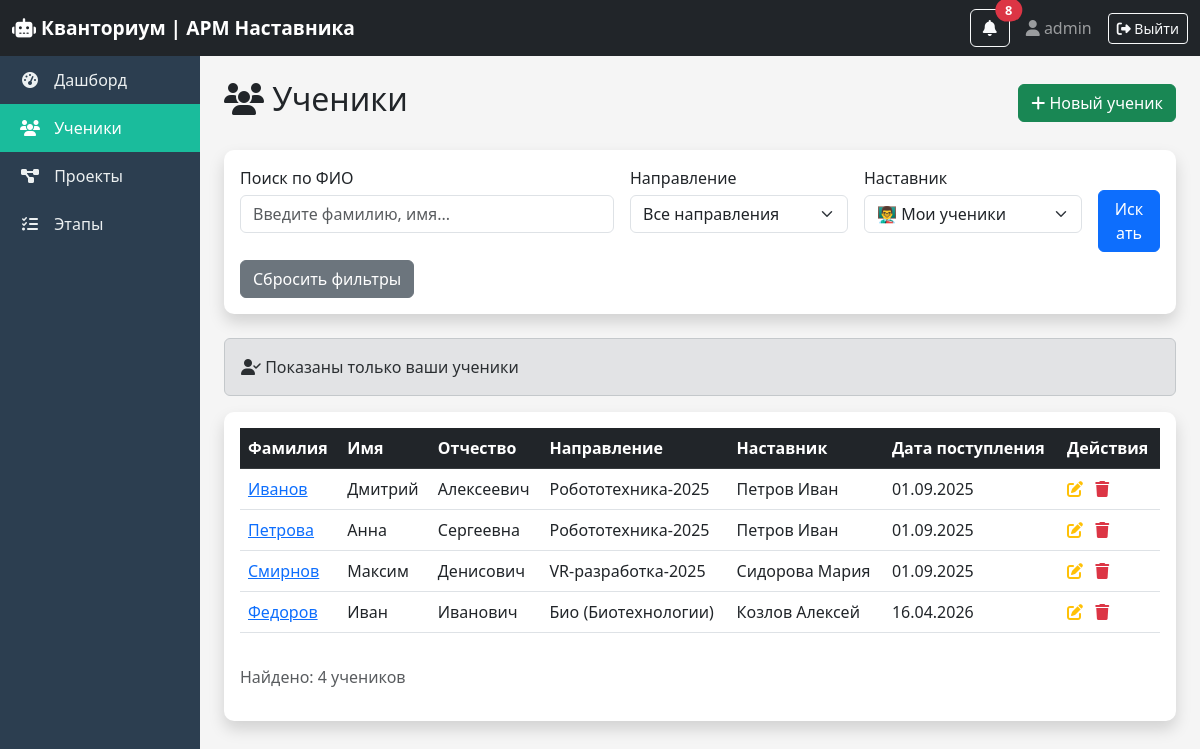
The app's page /students/ (signed in) with its own data.
### core/models.py (models this page shows, shortened)
class Student(models.Model):
    last_name = models.CharField(max_length=50, verbose_name="Фамилия")
    first_name = models.CharField(max_length=50, verbose_name="Имя")
    middle_name = models.CharField(max_length=50, blank=True, verbose_name="Отчество")
    group_name = models.CharField(max_length=50, verbose_name="Направление")  # группа
    mentor = models.ForeignKey(Mentor, on_delete=models.SET_NULL, null=True, verbose_name="Наставник")
    enrollment_date = models.DateField(verbose_name="Дата поступления")
    class Meta:
        verbose_name = "Обучающийся"
        verbose_name_plural = "Обучающиеся"

class Mentor(models.Model):
    user = models.OneToOneField(User, on_delete=models.CASCADE, verbose_name="Пользователь")
    department = models.CharField(max_length=100, verbose_name="Квантум")  # факультет
    phone = models.CharField(max_length=20, blank=True, verbose_name="Телефон")
    class Meta:
        verbose_name = "Наставник"
        verbose_name_plural = "Наставники"

### core/views.py (the view)
# urls.py: path('students/', views.student_list, name='student_list'),
@login_required
def student_list(request):
    students = Student.objects.all()
    current_mentor = get_user_mentor(request)
    is_superuser = request.user.is_superuser
    is_methodist = request.user.groups.filter(name='Методист').exists()
    can_edit = user_can_edit(request)
    mentor_filter = request.GET.get('mentor_filter', '')
    if is_methodist or mentor_filter == 'all':
        students = Student.objects.all()
    elif mentor_filter and mentor_filter != 'my':
        try:
            students = students.filter(mentor_id=int(mentor_filter))
        except:
            pass
    else:
        if not is_superuser and current_mentor:
            students = students.filter(mentor=current_mentor)
    search_query = request.GET.get('search', '')
    if search_query:
        students = students.filter(
            Q(last_name__icontains=search_query) |
            Q(first_name__icontains=search_query) |
            Q(middle_name__icontains=search_query)
        )
    group_filter = request.GET.get('group', '')
    if group_filter:
        students = students.filter(group_name=group_filter)
    groups = Student.objects.values_list('group_name', flat=True).distinct()
    mentors = Mentor.objects.all()
    context = {
        'students': students,
        'search_query': search_query,
        'group_filter': group_filter,
        'groups': groups,
        'mentors': mentors,
        'mentor_filter': mentor_filter,
        'current_mentor_id': current_mentor.id if current_mentor else None,
        'is_superuser': is_superuser,
        'can_edit': can_edit,
        'is_methodist': is_methodist,
    }
    return render(request, 'core/student_list.html', context)

### core/views.py (called while the page is built)
def get_user_mentor(request):
    if not request.user.is_authenticated:
        return None
    try:
        return request.user.mentor
    except:
        return None

def user_can_edit(request):
    if request.user.is_superuser:
        return True
    if request.user.username == 'metodist':
        return False
    return True

### core/templates/core/student_list.html (shortened to what this page needs)
{% extends 'core/base.html' %}
{% block content %}
<div class="d-flex justify-content-between align-items-center mb-4">
    <h2><i class="fas fa-users"></i> Ученики</h2>
    {% if user.is_superuser or user.username != 'metodist' %}
    <a href="{% url 'student_create' %}" class="btn btn-success">
        <i class="fas fa-plus"></i> Новый ученик
    </a>
    {% endif %}
</div>
<div class="card shadow mb-4">
    <div class="card-body">
        <form method="get" class="row g-3">
            <div class="col-md-5">
                <label for="search" class="form-label">Поиск по ФИО</label>
                <input type="text" name="search" id="search" class="form-control"
                       placeholder="Введите фамилию, имя..." value="{{ search_query }}">
            </div>
            <div class="col-md-3">
                <label for="group" class="form-label">Направление</label>
                <select name="group" id="group" class="form-select">
                    <option value="">Все направления</option>
                </select>
            </div>
            <div class="col-md-3">
                <label for="mentor_filter" class="form-label">Наставник</label>
                <select name="mentor_filter" id="mentor_filter" class="form-select">
                    <option value="my" {% if mentor_filter == 'my' or mentor_filter == '' %}selected{% endif %}>👨‍🏫 Мои ученики</option>
                </select>
            </div>
            <div class="col-md-1">
                <button type="submit" class="btn btn-primary w-100 mt-4">Искать</button>
            </div>
        </form>
        <div class="row mt-2">
            <div class="col-12">
                <a href="{% url 'student_list' %}" class="btn btn-secondary">Сбросить фильтры</a>
            </div>
        </div>
    </div>
</div>
{% if mentor_filter == 'all' %}
<div class="alert alert-info mb-3">
    <i class="fas fa-info-circle"></i> Показаны все ученики из базы данных
</div>
{% elif mentor_filter and mentor_filter != 'my' and mentor_filter != 'all' %}
<div class="alert alert-info mb-3">
    <i class="fas fa-info-circle"></i> Показаны ученики выбранного наставника
</div>
{% elif mentor_filter == 'my' or mentor_filter == '' %}
<div class="alert alert-secondary mb-3">
    <i class="fas fa-user-check"></i> Показаны только ваши ученики
</div>
{% endif %}
<div class="card shadow">
    <div class="card-body">
        <div class="table-wrapper">
            <table class="table table-hover">
                <thead class="table-dark">
                    <tr>
                        <th>Фамилия</th>
                        <th>Имя</th>
                        <th>Отчество</th>
                        <th>Направление</th>
                        <th>Наставник</th>
                        <th>Дата поступления</th>
                        <th>Действия</th>
                    </tr>
                </thead>
                <tbody>
                    {% for student in students %}
                    <tr>
                        <td><a href="{% url 'student_detail' student.id %}">{{ student.last_name }}</a></td>
                        <td>{{ student.first_name }}</a></td>
                        <td>{{ student.middle_name|default:"—" }}</a></td>
                        <td>{{ student.group_name }}</a></td>
                        <td>{{ student.mentor.user.last_name }} {{ student.mentor.user.first_name }}</a></td>
                        <td>{{ student.enrollment_date|date:"d.m.Y" }}</a></td>
                        {% if user.is_superuser or user.username != 'metodist' %}
                        <td class="text-nowrap">
                            <a href="{% url 'student_edit' student.id %}" class="text-warning me-2"><i class="fas fa-edit"></i></a>
                            <a href="{% url 'student_delete' student.id %}" class="text-danger"><i class="fas fa-trash"></i></a>
                        </a></td>
                        {% else %}
                        <td class="text-muted text-center">—</a></td>
                        {% endif %}
                    </tr>
                    {% empty %}
                    <tr>
                        <td colspan="7" class="text-center">Нет учеников</a></td>
                    </tr>
                    {% endfor %}
                </tbody>
            </table>
        </div>
        <p class="text-muted mt-3">Найдено: {{ students|length }} учеников</p>
    </div>
</div>
{% endblock %}

### core/templates/core/base.html (shortened to what this page needs)
<!DOCTYPE html>
<html lang="ru">
<head>
    <link href="https://cdn.jsdelivr.net/npm/bootstrap@5.3.0/dist/css/bootstrap.min.css" rel="stylesheet">
    <link rel="stylesheet" href="https://cdnjs.cloudflare.com/ajax/libs/font-awesome/6.4.0/css/all.min.css">
</head>
<body>
    <nav class="navbar navbar-dark bg-dark">
        <div class="container-fluid">
            <a class="navbar-brand" href="{% url 'dashboard' %}"><i class="fas fa-robot"></i> Кванториум | АРМ Наставника</a>
            <div class="d-flex align-items-center">
                <div class="dropdown me-3">
                    <button type="button" class="btn btn-outline-light position-relative" data-bs-toggle="dropdown">
                        <i class="fas fa-bell"></i>
                        {% if urgent_notifications_count > 0 %}
                        <span class="position-absolute top-0 start-100 translate-middle badge rounded-pill bg-danger animate-pulse">{{ urgent_notifications_count }}</span>
                        {% endif %}
                    </button>
                </div>
                <span class="navbar-text me-3"><i class="fas fa-user"></i> {{ user.first_name|default:user.username }}</span>
                <a href="{% url 'logout' %}" class="btn btn-outline-light btn-sm"><i class="fas fa-sign-out-alt"></i> Выйти</a>
            </div>
        </div>
    </nav>
    <div class="container-fluid">
        <div class="row">
            <div class="col-12 col-md-2 p-0 sidebar">
                <div class="nav flex-column flex-md-column flex-row flex-wrap">
                    <a class="nav-link" href="{% url 'dashboard' %}"><i class="fas fa-tachometer-alt"></i> Дашборд</a>
                    <a class="nav-link" href="{% url 'student_list' %}"><i class="fas fa-users"></i> Ученики</a>
                    <a class="nav-link" href="{% url 'project_list' %}"><i class="fas fa-project-diagram"></i> Проекты</a>
                    <a class="nav-link" href="{% url 'stage_list' %}"><i class="fas fa-tasks"></i> Этапы</a>
                </div>
            </div>
            <div class="col-12 col-md-10 p-4 main-content">{% block content %}{% endblock %}</div>
        </div>
    </div>
</body>
</html>

### core/templates/core/base.html (style rules this page uses)
* { margin: 0; padding: 0; box-sizing: border-box; }
body { background-color: #f5f5f5; font-family: 'Segoe UI', Tahoma, Geneva, Verdana, sans-serif; }
.navbar-brand { font-weight: bold; font-size: 1.2rem; }
.sidebar { min-height: calc(100vh - 56px); background-color: #2c3e50; transition: all 0.3s ease; }
.sidebar .nav-link { color: #ecf0f1; padding: 12px 20px; transition: all 0.3s ease; white-space: nowrap; }
.sidebar .nav-link i { margin-right: 10px; width: 20px; text-align: center; }
.sidebar .nav-link.active { background-color: #1abc9c; color: white; }
.main-content { min-height: calc(100vh - 56px); background-color: #f5f5f5; }
.table-wrapper { overflow-x: auto; -webkit-overflow-scrolling: touch; }
.table-wrapper table { min-width: 600px; width: 100%; }
.table th { white-space: nowrap; }
.animate-pulse { animation: pulse 1.5s infinite; }
.form-label { font-weight: 500; margin-bottom: 5px; }
.card { border: none; border-radius: 10px; }
.card.shadow { box-shadow: 0 5px 15px rgba(0,0,0,0.08); }
.badge { font-size: 0.8rem; padding: 5px 10px; }

### records on screen
Student: last_name "Иванов", first_name "Дмитрий", middle_name "Алексеевич", group_name "Робототехника-2025", mentor.user.last_name "Петров", mentor.user.first_name "Иван", enrollment_date "01.09.2025"
Student: last_name "Петрова", first_name "Анна", middle_name "Сергеевна", group_name "Робототехника-2025", mentor.user.last_name "Петров", mentor.user.first_name "Иван", enrollment_date "01.09.2025"
Student: last_name "Смирнов", first_name "Максим", middle_name "Денисович", group_name "VR-разработка-2025", mentor.user.last_name "Сидорова", mentor.user.first_name "Мария", enrollment_date "01.09.2025"
Student: last_name "Федоров", first_name "Иван", middle_name "Иванович", group_name "Био (Биотехнологии)", mentor.user.last_name "Козлов", mentor.user.first_name "Алексей", enrollment_date "16.04.2026"

### other values on screen
{{ urgent_notifications_count }} "8"
{{ user.first_name|default:user.username }} "admin"
{{ students|length }} "4"
